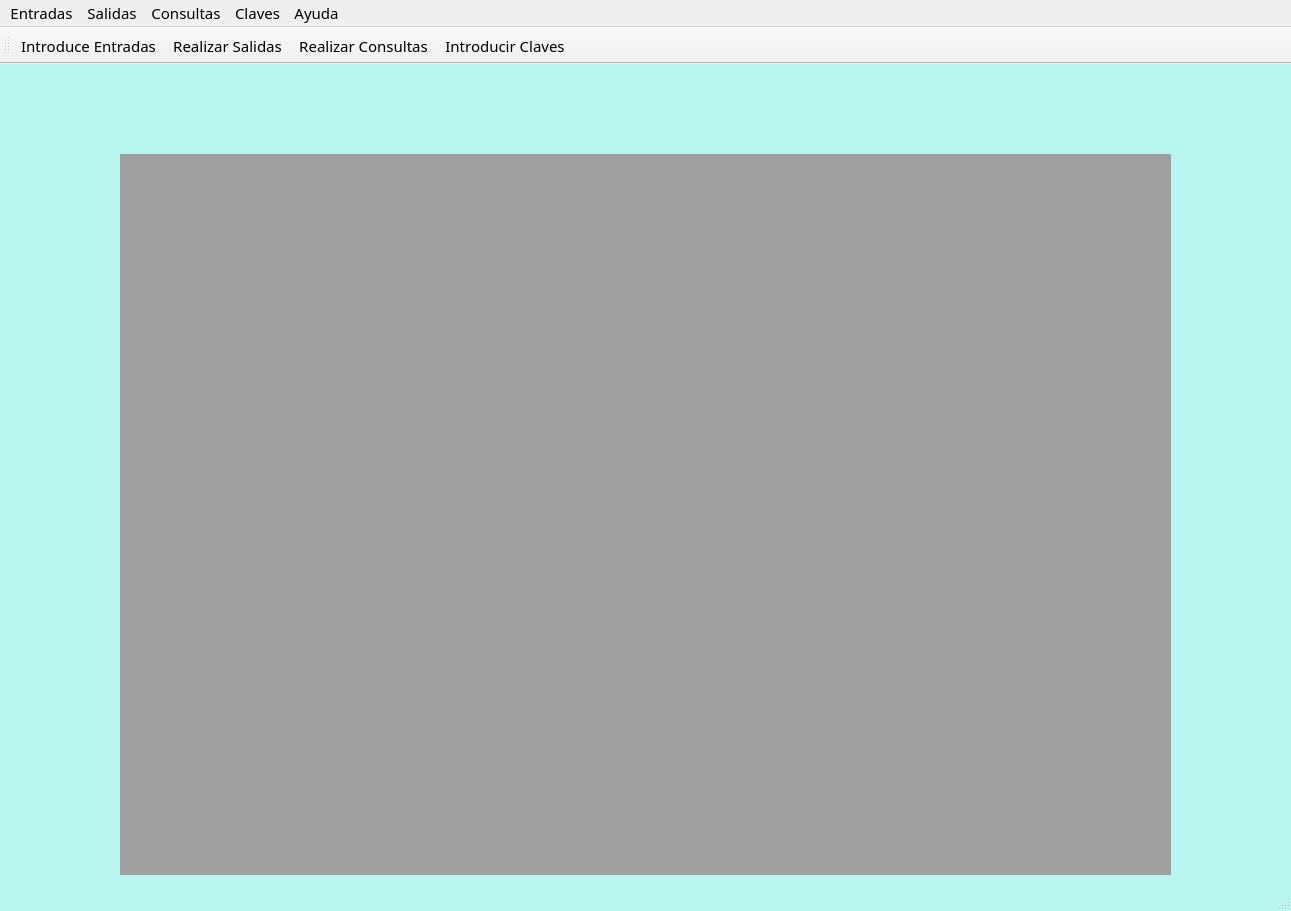
<?xml version="1.0" encoding="UTF-8"?>
<ui version="4.0">
 <class>Main</class>
 <widget class="QMainWindow" name="Main">
  <property name="geometry">
   <rect>
    <x>0</x>
    <y>0</y>
    <width>1291</width>
    <height>911</height>
   </rect>
  </property>
  <property name="maximumSize">
   <size>
    <width>1291</width>
    <height>911</height>
   </size>
  </property>
  <property name="windowTitle">
   <string>Sistema de Inventario</string>
  </property>
  <property name="windowIcon">
   <iconset>
    <normaloff>../imagenes/Mono.png</normaloff>../imagenes/Mono.png</iconset>
  </property>
  <property name="styleSheet">
   <string notr="true">*{
font-family:century gothic;
font-size: 15px;
}
QFrame{
border-radius: 60px;
 background:#fefefe;
}
QLabel{
	background:transparent;
}
#Main{
background: #b8f4f0;
}
QLineEdit{
	border:none;
	border-bottom: 1px solid black;
}

#FrameEntradaprimero{
border-radius:30px;
}</string>
  </property>
  <widget class="QWidget" name="centralwidget">
   <property name="styleSheet">
    <string notr="true"/>
   </property>
   <widget class="QLabel" name="label">
    <property name="geometry">
     <rect>
      <x>0</x>
      <y>0</y>
      <width>121</width>
      <height>350</height>
     </rect>
    </property>
    <property name="text">
     <string/>
    </property>
    <property name="pixmap">
     <pixmap>../imagenes/decoracion10reves2.png</pixmap>
    </property>
    <property name="scaledContents">
     <bool>true</bool>
    </property>
   </widget>
   <widget class="QLabel" name="label_2">
    <property name="geometry">
     <rect>
      <x>1170</x>
      <y>0</y>
      <width>121</width>
      <height>350</height>
     </rect>
    </property>
    <property name="text">
     <string/>
    </property>
    <property name="pixmap">
     <pixmap>../imagenes/volteada.png</pixmap>
    </property>
    <property name="scaledContents">
     <bool>true</bool>
    </property>
   </widget>
   <widget class="QLabel" name="label_3">
    <property name="geometry">
     <rect>
      <x>180</x>
      <y>10</y>
      <width>191</width>
      <height>70</height>
     </rect>
    </property>
    <property name="text">
     <string/>
    </property>
    <property name="pixmap">
     <pixmap>../imagenes/salud_logo.png</pixmap>
    </property>
    <property name="scaledContents">
     <bool>true</bool>
    </property>
   </widget>
   <widget class="QLabel" name="label_4">
    <property name="geometry">
     <rect>
      <x>840</x>
      <y>10</y>
      <width>201</width>
      <height>70</height>
     </rect>
    </property>
    <property name="text">
     <string/>
    </property>
    <property name="pixmap">
     <pixmap>../imagenes/chiapas.png</pixmap>
    </property>
    <property name="scaledContents">
     <bool>true</bool>
    </property>
   </widget>
   <widget class="QMdiArea" name="mdiArea">
    <property name="geometry">
     <rect>
      <x>120</x>
      <y>90</y>
      <width>1051</width>
      <height>721</height>
     </rect>
    </property>
    <property name="styleSheet">
     <string notr="true">background-color: rgb(184, 244, 240);
</string>
    </property>
    <widget class="QWidget" name="subwindowEntradas">
     <property name="windowTitle">
      <string>Entradas</string>
     </property>
     <property name="styleSheet">
      <string notr="true">QCalendarWidget QAbstractItemView
{ 
selection-background-color: #042944; 
selection-color: white;
selection-border:10px solid red;

}
QCalendarWidget QWidget 
{
  color:grey;
}
QCalendarWidget QTableView{
border-width:0px;
background-color:lightgrey;
}

QPushButton:hover{
background:#dea806;
}</string>
     </property>
     <widget class="QFrame" name="FrameEntradaprimero">
      <property name="geometry">
       <rect>
        <x>40</x>
        <y>20</y>
        <width>921</width>
        <height>81</height>
       </rect>
      </property>
      <property name="styleSheet">
       <string notr="true">
background:#fefefe;
</string>
      </property>
      <property name="frameShape">
       <enum>QFrame::StyledPanel</enum>
      </property>
      <property name="frameShadow">
       <enum>QFrame::Raised</enum>
      </property>
      <widget class="QLabel" name="label_5">
       <property name="geometry">
        <rect>
         <x>30</x>
         <y>10</y>
         <width>71</width>
         <height>20</height>
        </rect>
       </property>
       <property name="text">
        <string>Origen:</string>
       </property>
      </widget>
      <widget class="QLabel" name="label_6">
       <property name="geometry">
        <rect>
         <x>40</x>
         <y>50</y>
         <width>51</width>
         <height>21</height>
        </rect>
       </property>
       <property name="text">
        <string>Fecha:</string>
       </property>
      </widget>
      <widget class="QLabel" name="label_7">
       <property name="geometry">
        <rect>
         <x>590</x>
         <y>30</y>
         <width>161</width>
         <height>20</height>
        </rect>
       </property>
       <property name="text">
        <string>Control Secuencial:</string>
       </property>
      </widget>
      <widget class="QLineEdit" name="LineOrigenEntra">
       <property name="geometry">
        <rect>
         <x>100</x>
         <y>9</y>
         <width>121</width>
         <height>21</height>
        </rect>
       </property>
      </widget>
      <widget class="QDateEdit" name="DateFechaEntra">
       <property name="geometry">
        <rect>
         <x>100</x>
         <y>50</y>
         <width>121</width>
         <height>22</height>
        </rect>
       </property>
       <property name="accelerated">
        <bool>false</bool>
       </property>
       <property name="showGroupSeparator" stdset="0">
        <bool>false</bool>
       </property>
       <property name="displayFormat">
        <string>dd/MM/yyyy</string>
       </property>
       <property name="calendarPopup">
        <bool>true</bool>
       </property>
       <property name="timeSpec">
        <enum>Qt::UTC</enum>
       </property>
       <property name="date">
        <date>
         <year>2020</year>
         <month>1</month>
         <day>1</day>
        </date>
       </property>
      </widget>
      <widget class="QLineEdit" name="LineControlEntra">
       <property name="enabled">
        <bool>false</bool>
       </property>
       <property name="geometry">
        <rect>
         <x>740</x>
         <y>19</y>
         <width>113</width>
         <height>31</height>
        </rect>
       </property>
      </widget>
      <widget class="QLabel" name="label_15">
       <property name="geometry">
        <rect>
         <x>300</x>
         <y>30</y>
         <width>41</width>
         <height>20</height>
        </rect>
       </property>
       <property name="text">
        <string>Tipo:</string>
       </property>
      </widget>
      <widget class="QComboBox" name="comboBoxEntradas">
       <property name="geometry">
        <rect>
         <x>340</x>
         <y>30</y>
         <width>151</width>
         <height>22</height>
        </rect>
       </property>
       <item>
        <property name="text">
         <string>Medicina</string>
        </property>
       </item>
       <item>
        <property name="text">
         <string>Material/Curacion</string>
        </property>
       </item>
      </widget>
     </widget>
     <widget class="QFrame" name="frame_2">
      <property name="geometry">
       <rect>
        <x>40</x>
        <y>120</y>
        <width>921</width>
        <height>531</height>
       </rect>
      </property>
      <property name="styleSheet">
       <string notr="true">
 background:#fefefe;

</string>
      </property>
      <property name="frameShape">
       <enum>QFrame::StyledPanel</enum>
      </property>
      <property name="frameShadow">
       <enum>QFrame::Raised</enum>
      </property>
      <widget class="QLabel" name="label_8">
       <property name="geometry">
        <rect>
         <x>20</x>
         <y>20</y>
         <width>81</width>
         <height>21</height>
        </rect>
       </property>
       <property name="text">
        <string>Clave:</string>
       </property>
      </widget>
      <widget class="QLineEdit" name="LineClaveEntra">
       <property name="geometry">
        <rect>
         <x>120</x>
         <y>10</y>
         <width>191</width>
         <height>31</height>
        </rect>
       </property>
      </widget>
      <widget class="QLabel" name="label_9">
       <property name="geometry">
        <rect>
         <x>10</x>
         <y>70</y>
         <width>111</width>
         <height>21</height>
        </rect>
       </property>
       <property name="text">
        <string>Descripción:</string>
       </property>
      </widget>
      <widget class="QTextEdit" name="TextDescriEntra">
       <property name="enabled">
        <bool>false</bool>
       </property>
       <property name="geometry">
        <rect>
         <x>120</x>
         <y>50</y>
         <width>271</width>
         <height>51</height>
        </rect>
       </property>
       <property name="styleSheet">
        <string notr="true">background-color: rgb(184, 244, 240);
</string>
       </property>
      </widget>
      <widget class="QLabel" name="label_10">
       <property name="geometry">
        <rect>
         <x>10</x>
         <y>120</y>
         <width>111</width>
         <height>21</height>
        </rect>
       </property>
       <property name="text">
        <string>Presentación:</string>
       </property>
      </widget>
      <widget class="QTableWidget" name="TableEntra">
       <property name="geometry">
        <rect>
         <x>20</x>
         <y>170</y>
         <width>881</width>
         <height>321</height>
        </rect>
       </property>
       <column>
        <property name="text">
         <string>Eliminar</string>
        </property>
        <property name="icon">
         <iconset>
          <normaloff>../imagenes/ic_delete_128_28267.png</normaloff>../imagenes/ic_delete_128_28267.png</iconset>
        </property>
       </column>
       <column>
        <property name="text">
         <string>Control</string>
        </property>
        <property name="textAlignment">
         <set>AlignLeading|AlignTop</set>
        </property>
       </column>
       <column>
        <property name="text">
         <string>Origen</string>
        </property>
        <property name="textAlignment">
         <set>AlignLeading|AlignTop</set>
        </property>
       </column>
       <column>
        <property name="text">
         <string>Clave</string>
        </property>
        <property name="textAlignment">
         <set>AlignLeading|AlignTop</set>
        </property>
       </column>
       <column>
        <property name="text">
         <string>Descripción</string>
        </property>
        <property name="textAlignment">
         <set>AlignLeading|AlignTop</set>
        </property>
       </column>
       <column>
        <property name="text">
         <string>Presentación</string>
        </property>
        <property name="textAlignment">
         <set>AlignLeading|AlignTop</set>
        </property>
       </column>
       <column>
        <property name="text">
         <string>Area Almacen</string>
        </property>
        <property name="textAlignment">
         <set>AlignLeading|AlignTop</set>
        </property>
       </column>
       <column>
        <property name="text">
         <string>Cantidad</string>
        </property>
        <property name="textAlignment">
         <set>AlignLeading|AlignTop</set>
        </property>
       </column>
       <column>
        <property name="text">
         <string>Caducidad</string>
        </property>
        <property name="textAlignment">
         <set>AlignLeading|AlignTop</set>
        </property>
       </column>
       <column>
        <property name="text">
         <string>Lote</string>
        </property>
        <property name="textAlignment">
         <set>AlignLeading|AlignTop</set>
        </property>
       </column>
       <column>
        <property name="text">
         <string>Fecha</string>
        </property>
        <property name="textAlignment">
         <set>AlignLeading|AlignTop</set>
        </property>
       </column>
      </widget>
      <widget class="QLabel" name="label_11">
       <property name="geometry">
        <rect>
         <x>400</x>
         <y>70</y>
         <width>71</width>
         <height>31</height>
        </rect>
       </property>
       <property name="text">
        <string>Cantidad:</string>
       </property>
      </widget>
      <widget class="QLineEdit" name="LineCantidadEntra">
       <property name="geometry">
        <rect>
         <x>510</x>
         <y>60</y>
         <width>161</width>
         <height>31</height>
        </rect>
       </property>
      </widget>
      <widget class="QLabel" name="label_12">
       <property name="geometry">
        <rect>
         <x>400</x>
         <y>30</y>
         <width>121</width>
         <height>16</height>
        </rect>
       </property>
       <property name="text">
        <string>Area Almacen:</string>
       </property>
      </widget>
      <widget class="QPushButton" name="btnClaveEntra">
       <property name="geometry">
        <rect>
         <x>320</x>
         <y>20</y>
         <width>21</width>
         <height>21</height>
        </rect>
       </property>
       <property name="text">
        <string/>
       </property>
       <property name="icon">
        <iconset>
         <normaloff>../imagenes/minoculares.png</normaloff>../imagenes/minoculares.png</iconset>
       </property>
       <property name="iconSize">
        <size>
         <width>20</width>
         <height>20</height>
        </size>
       </property>
      </widget>
      <widget class="QLineEdit" name="LineaAreaEntra">
       <property name="geometry">
        <rect>
         <x>510</x>
         <y>20</y>
         <width>161</width>
         <height>31</height>
        </rect>
       </property>
      </widget>
      <widget class="QLabel" name="label_13">
       <property name="geometry">
        <rect>
         <x>400</x>
         <y>130</y>
         <width>91</width>
         <height>21</height>
        </rect>
       </property>
       <property name="text">
        <string>Caducidad:</string>
       </property>
      </widget>
      <widget class="QLabel" name="label_14">
       <property name="geometry">
        <rect>
         <x>700</x>
         <y>30</y>
         <width>47</width>
         <height>13</height>
        </rect>
       </property>
       <property name="text">
        <string>Lote:</string>
       </property>
      </widget>
      <widget class="QLineEdit" name="LineLoteEntra">
       <property name="geometry">
        <rect>
         <x>750</x>
         <y>19</y>
         <width>113</width>
         <height>31</height>
        </rect>
       </property>
      </widget>
      <widget class="QPushButton" name="btnAgregarEntra">
       <property name="geometry">
        <rect>
         <x>720</x>
         <y>60</y>
         <width>141</width>
         <height>31</height>
        </rect>
       </property>
       <property name="styleSheet">
        <string notr="true">QPushButton{
border-radius:15px;
background:#ffc001;

}
QPushButton:hover{
background:#dea806;
}
</string>
       </property>
       <property name="text">
        <string>Agregar</string>
       </property>
      </widget>
      <widget class="QPushButton" name="btnFinalizarEntra">
       <property name="geometry">
        <rect>
         <x>720</x>
         <y>100</y>
         <width>141</width>
         <height>31</height>
        </rect>
       </property>
       <property name="styleSheet">
        <string notr="true">QPushButton{
border-radius:15px;
background:#ffc001;

}
QPushButton:hover{
background:#dea806;
}
</string>
       </property>
       <property name="text">
        <string>Finalizar</string>
       </property>
      </widget>
      <widget class="QDateEdit" name="DateCaducidadEntra">
       <property name="geometry">
        <rect>
         <x>500</x>
         <y>130</y>
         <width>110</width>
         <height>22</height>
        </rect>
       </property>
       <property name="displayFormat">
        <string>dd/MM/yyyy</string>
       </property>
       <property name="calendarPopup">
        <bool>true</bool>
       </property>
       <property name="timeSpec">
        <enum>Qt::LocalTime</enum>
       </property>
       <property name="date">
        <date>
         <year>2020</year>
         <month>1</month>
         <day>1</day>
        </date>
       </property>
      </widget>
      <widget class="QTextEdit" name="TextPresentaEntra">
       <property name="enabled">
        <bool>false</bool>
       </property>
       <property name="geometry">
        <rect>
         <x>120</x>
         <y>110</y>
         <width>271</width>
         <height>51</height>
        </rect>
       </property>
       <property name="styleSheet">
        <string notr="true">background-color: rgb(184, 244, 240);
</string>
       </property>
      </widget>
     </widget>
    </widget>
   </widget>
  </widget>
  <widget class="QMenuBar" name="menubar">
   <property name="geometry">
    <rect>
     <x>0</x>
     <y>0</y>
     <width>1291</width>
     <height>26</height>
    </rect>
   </property>
   <widget class="QMenu" name="menuEntradas">
    <property name="title">
     <string>Entradas</string>
    </property>
    <addaction name="actionEntradas"/>
   </widget>
   <widget class="QMenu" name="menuSalidas">
    <property name="title">
     <string>Salidas</string>
    </property>
    <addaction name="actionSalidas"/>
   </widget>
   <widget class="QMenu" name="menuConsultas">
    <property name="title">
     <string>Consultas</string>
    </property>
    <addaction name="actionkardex"/>
   </widget>
   <widget class="QMenu" name="menuClaves">
    <property name="title">
     <string>Claves</string>
    </property>
    <addaction name="actionAgregar_claves"/>
   </widget>
   <widget class="QMenu" name="menuAyuda">
    <property name="title">
     <string>Ayuda</string>
    </property>
    <addaction name="actionAyuda"/>
   </widget>
   <addaction name="menuEntradas"/>
   <addaction name="menuSalidas"/>
   <addaction name="menuConsultas"/>
   <addaction name="menuClaves"/>
   <addaction name="menuAyuda"/>
  </widget>
  <widget class="QStatusBar" name="statusbar"/>
  <widget class="QToolBar" name="toolBar">
   <property name="windowTitle">
    <string>toolBar</string>
   </property>
   <property name="iconSize">
    <size>
     <width>32</width>
     <height>32</height>
    </size>
   </property>
   <attribute name="toolBarArea">
    <enum>TopToolBarArea</enum>
   </attribute>
   <attribute name="toolBarBreak">
    <bool>false</bool>
   </attribute>
   <addaction name="actionEntradas"/>
   <addaction name="actionSalidas"/>
   <addaction name="actionkardex"/>
   <addaction name="actionAgregar_claves"/>
  </widget>
  <action name="actionEntradas">
   <property name="icon">
    <iconset>
     <normaloff>../imagenes/agregar clave (2).png</normaloff>../imagenes/agregar clave (2).png</iconset>
   </property>
   <property name="text">
    <string>Introduce Entradas</string>
   </property>
   <property name="toolTip">
    <string>Entradas</string>
   </property>
   <property name="shortcut">
    <string>Alt+1</string>
   </property>
  </action>
  <action name="actionSalidas">
   <property name="icon">
    <iconset>
     <normaloff>../imagenes/medicina.png</normaloff>../imagenes/medicina.png</iconset>
   </property>
   <property name="text">
    <string>Realizar Salidas</string>
   </property>
   <property name="toolTip">
    <string>salidas</string>
   </property>
   <property name="shortcut">
    <string>Alt+2</string>
   </property>
  </action>
  <action name="actionkardex">
   <property name="icon">
    <iconset>
     <normaloff>../imagenes/salidas.png</normaloff>../imagenes/salidas.png</iconset>
   </property>
   <property name="text">
    <string>Realizar Consultas</string>
   </property>
   <property name="toolTip">
    <string>kardex</string>
   </property>
   <property name="shortcut">
    <string>Alt+3</string>
   </property>
  </action>
  <action name="actionAgregar_claves">
   <property name="icon">
    <iconset>
     <normaloff>../imagenes/agregar clave (1).png</normaloff>../imagenes/agregar clave (1).png</iconset>
   </property>
   <property name="text">
    <string>Introducir Claves</string>
   </property>
   <property name="toolTip">
    <string>Agregar claves</string>
   </property>
   <property name="shortcut">
    <string>Alt+4</string>
   </property>
  </action>
  <action name="actionAyuda">
   <property name="icon">
    <iconset>
     <normaloff>../imagenes/manual.png</normaloff>../imagenes/manual.png</iconset>
   </property>
   <property name="text">
    <string>Ayuda</string>
   </property>
   <property name="toolTip">
    <string>Ayuda</string>
   </property>
   <property name="shortcut">
    <string>Alt+5</string>
   </property>
  </action>
 </widget>
 <tabstops>
  <tabstop>LineOrigenEntra</tabstop>
  <tabstop>DateFechaEntra</tabstop>
  <tabstop>LineControlEntra</tabstop>
  <tabstop>LineClaveEntra</tabstop>
  <tabstop>btnClaveEntra</tabstop>
  <tabstop>TextDescriEntra</tabstop>
  <tabstop>LineaAreaEntra</tabstop>
  <tabstop>LineCantidadEntra</tabstop>
  <tabstop>DateCaducidadEntra</tabstop>
  <tabstop>LineLoteEntra</tabstop>
  <tabstop>TableEntra</tabstop>
  <tabstop>btnAgregarEntra</tabstop>
  <tabstop>btnFinalizarEntra</tabstop>
 </tabstops>
 <resources/>
 <connections>
  <connection>
   <sender>btnFinalizarEntra</sender>
   <signal>clicked()</signal>
   <receiver>LineCantidadEntra</receiver>
   <slot>clear()</slot>
   <hints>
    <hint type="sourcelabel">
     <x>946</x>
     <y>423</y>
    </hint>
    <hint type="destinationlabel">
     <x>773</x>
     <y>395</y>
    </hint>
   </hints>
  </connection>
  <connection>
   <sender>btnFinalizarEntra</sender>
   <signal>clicked()</signal>
   <receiver>LineaAreaEntra</receiver>
   <slot>clear()</slot>
   <hints>
    <hint type="sourcelabel">
     <x>944</x>
     <y>417</y>
    </hint>
    <hint type="destinationlabel">
     <x>734</x>
     <y>345</y>
    </hint>
   </hints>
  </connection>
  <connection>
   <sender>btnFinalizarEntra</sender>
   <signal>clicked()</signal>
   <receiver>LineLoteEntra</receiver>
   <slot>clear()</slot>
   <hints>
    <hint type="sourcelabel">
     <x>985</x>
     <y>431</y>
    </hint>
    <hint type="destinationlabel">
     <x>1002</x>
     <y>347</y>
    </hint>
   </hints>
  </connection>
  <connection>
   <sender>btnFinalizarEntra</sender>
   <signal>clicked()</signal>
   <receiver>TextDescriEntra</receiver>
   <slot>clear()</slot>
   <hints>
    <hint type="sourcelabel">
     <x>962</x>
     <y>426</y>
    </hint>
    <hint type="destinationlabel">
     <x>504</x>
     <y>398</y>
    </hint>
   </hints>
  </connection>
  <connection>
   <sender>btnFinalizarEntra</sender>
   <signal>clicked()</signal>
   <receiver>LineClaveEntra</receiver>
   <slot>clear()</slot>
   <hints>
    <hint type="sourcelabel">
     <x>980</x>
     <y>425</y>
    </hint>
    <hint type="destinationlabel">
     <x>429</x>
     <y>342</y>
    </hint>
   </hints>
  </connection>
  <connection>
   <sender>btnFinalizarEntra</sender>
   <signal>clicked()</signal>
   <receiver>LineOrigenEntra</receiver>
   <slot>clear()</slot>
   <hints>
    <hint type="sourcelabel">
     <x>922</x>
     <y>422</y>
    </hint>
    <hint type="destinationlabel">
     <x>346</x>
     <y>233</y>
    </hint>
   </hints>
  </connection>
  <connection>
   <sender>btnAgregarEntra</sender>
   <signal>clicked()</signal>
   <receiver>LineaAreaEntra</receiver>
   <slot>clear()</slot>
   <hints>
    <hint type="sourcelabel">
     <x>951</x>
     <y>377</y>
    </hint>
    <hint type="destinationlabel">
     <x>824</x>
     <y>344</y>
    </hint>
   </hints>
  </connection>
  <connection>
   <sender>btnAgregarEntra</sender>
   <signal>clicked()</signal>
   <receiver>LineCantidadEntra</receiver>
   <slot>clear()</slot>
   <hints>
    <hint type="sourcelabel">
     <x>913</x>
     <y>384</y>
    </hint>
    <hint type="destinationlabel">
     <x>816</x>
     <y>387</y>
    </hint>
   </hints>
  </connection>
  <connection>
   <sender>btnAgregarEntra</sender>
   <signal>clicked()</signal>
   <receiver>TextDescriEntra</receiver>
   <slot>clear()</slot>
   <hints>
    <hint type="sourcelabel">
     <x>935</x>
     <y>384</y>
    </hint>
    <hint type="destinationlabel">
     <x>476</x>
     <y>404</y>
    </hint>
   </hints>
  </connection>
  <connection>
   <sender>btnAgregarEntra</sender>
   <signal>clicked()</signal>
   <receiver>LineClaveEntra</receiver>
   <slot>clear()</slot>
   <hints>
    <hint type="sourcelabel">
     <x>905</x>
     <y>379</y>
    </hint>
    <hint type="destinationlabel">
     <x>435</x>
     <y>342</y>
    </hint>
   </hints>
  </connection>
  <connection>
   <sender>btnAgregarEntra</sender>
   <signal>clicked()</signal>
   <receiver>TextPresentaEntra</receiver>
   <slot>clear()</slot>
   <hints>
    <hint type="sourcelabel">
     <x>982</x>
     <y>383</y>
    </hint>
    <hint type="destinationlabel">
     <x>496</x>
     <y>444</y>
    </hint>
   </hints>
  </connection>
 </connections>
</ui>
